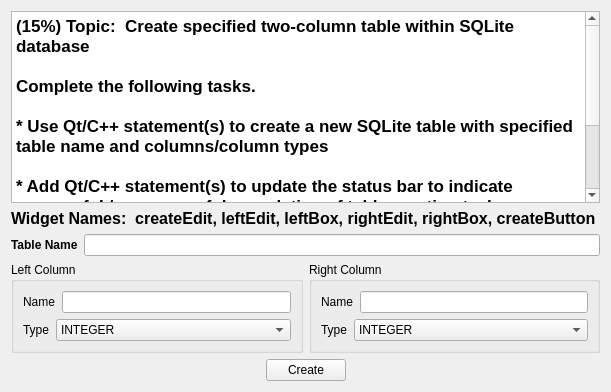
      <widget class="QWidget" name="tab_7">
       <attribute name="title">
        <string>P03</string>
       </attribute>
       <layout class="QVBoxLayout" name="verticalLayout_11">
        <item>
         <widget class="QTextBrowser" name="textBrowser_7">
          <property name="html">
           <string>&lt;!DOCTYPE HTML PUBLIC &quot;-//W3C//DTD HTML 4.0//EN&quot; &quot;http://www.w3.org/TR/REC-html40/strict.dtd&quot;&gt;
&lt;html&gt;&lt;head&gt;&lt;meta name=&quot;qrichtext&quot; content=&quot;1&quot; /&gt;&lt;style type=&quot;text/css&quot;&gt;
p, li { white-space: pre-wrap; }
&lt;/style&gt;&lt;/head&gt;&lt;body style=&quot; font-family:'Sans'; font-size:10pt; font-weight:400; font-style:normal;&quot;&gt;
&lt;p style=&quot; margin-top:0px; margin-bottom:0px; margin-left:0px; margin-right:0px; -qt-block-indent:0; text-indent:0px;&quot;&gt;&lt;span style=&quot; font-family:'.Lucida Grande UI'; font-size:13pt; font-weight:600;&quot;&gt;(15%) Topic:  Create specified two-column table within SQLite database&lt;/span&gt;&lt;/p&gt;
&lt;p style=&quot;-qt-paragraph-type:empty; margin-top:0px; margin-bottom:0px; margin-left:0px; margin-right:0px; -qt-block-indent:0; text-indent:0px; font-family:'.Lucida Grande UI'; font-size:13pt; font-weight:600;&quot;&gt;&lt;br /&gt;&lt;/p&gt;
&lt;p style=&quot; margin-top:0px; margin-bottom:0px; margin-left:0px; margin-right:0px; -qt-block-indent:0; text-indent:0px;&quot;&gt;&lt;span style=&quot; font-family:'.Lucida Grande UI'; font-size:13pt; font-weight:600;&quot;&gt;Complete the following tasks.&lt;/span&gt;&lt;/p&gt;
&lt;p style=&quot;-qt-paragraph-type:empty; margin-top:0px; margin-bottom:0px; margin-left:0px; margin-right:0px; -qt-block-indent:0; text-indent:0px; font-family:'.Lucida Grande UI'; font-size:13pt; font-weight:600;&quot;&gt;&lt;br /&gt;&lt;/p&gt;
&lt;p style=&quot; margin-top:0px; margin-bottom:0px; margin-left:0px; margin-right:0px; -qt-block-indent:0; text-indent:0px;&quot;&gt;&lt;span style=&quot; font-family:'.Lucida Grande UI'; font-size:13pt; font-weight:600;&quot;&gt;* Use Qt/C++ statement(s) to create a new SQLite table with specified table name and columns/column types&lt;/span&gt;&lt;/p&gt;
&lt;p style=&quot;-qt-paragraph-type:empty; margin-top:0px; margin-bottom:0px; margin-left:0px; margin-right:0px; -qt-block-indent:0; text-indent:0px; font-family:'.Lucida Grande UI'; font-size:13pt; font-weight:600;&quot;&gt;&lt;br /&gt;&lt;/p&gt;
&lt;p style=&quot; margin-top:0px; margin-bottom:0px; margin-left:0px; margin-right:0px; -qt-block-indent:0; text-indent:0px;&quot;&gt;&lt;span style=&quot; font-family:'.Lucida Grande UI'; font-size:13pt; font-weight:600;&quot;&gt;* Add Qt/C++ statement(s) to update the status bar to indicate successful / unsuccessful completion of table creation task&lt;/span&gt;&lt;/p&gt;
&lt;p style=&quot;-qt-paragraph-type:empty; margin-top:0px; margin-bottom:0px; margin-left:0px; margin-right:0px; -qt-block-indent:0; text-indent:0px; font-family:'.Lucida Grande UI'; font-size:13pt; font-weight:600;&quot;&gt;&lt;br /&gt;&lt;/p&gt;
&lt;p style=&quot; margin-top:0px; margin-bottom:0px; margin-left:0px; margin-right:0px; -qt-block-indent:0; text-indent:0px;&quot;&gt;&lt;span style=&quot; font-family:'.Lucida Grande UI'; font-size:13pt; font-weight:600;&quot;&gt;QSpinBox Hint:  Look at &lt;/span&gt;&lt;span style=&quot; font-family:'.Lucida Grande UI'; font-size:13pt; font-weight:600; color:#0000ff;&quot;&gt;currentValue()&lt;/span&gt;&lt;/p&gt;
&lt;p style=&quot;-qt-paragraph-type:empty; margin-top:0px; margin-bottom:0px; margin-left:0px; margin-right:0px; -qt-block-indent:0; text-indent:0px; font-family:'.Lucida Grande UI'; font-size:13pt; font-weight:600; color:#000000;&quot;&gt;&lt;br /&gt;&lt;/p&gt;
&lt;p style=&quot; margin-top:0px; margin-bottom:0px; margin-left:0px; margin-right:0px; -qt-block-indent:0; text-indent:0px;&quot;&gt;&lt;span style=&quot; font-family:'.Lucida Grande UI'; font-size:13pt; font-weight:600; color:#ff0000;&quot;&gt;Do NOT use the Designer tool to modify the form itself or you will receive&lt;/span&gt;&lt;span style=&quot; font-family:'.Lucida Grande UI'; font-size:13pt; font-weight:600; color:#000000;&quot;&gt; zero credit (0 points).&lt;/span&gt;&lt;/p&gt;&lt;/body&gt;&lt;/html&gt;</string>
          </property>
         </widget>
        </item>
        <item>
         <widget class="QLabel" name="label_14">
          <property name="font">
           <font>
            <pointsize>12</pointsize>
            <weight>75</weight>
            <bold>true</bold>
           </font>
          </property>
          <property name="text">
           <string>Widget Names:  createEdit, leftEdit, leftBox, rightEdit, rightBox, createButton </string>
          </property>
          <property name="alignment">
           <set>Qt::AlignLeading|Qt::AlignLeft|Qt::AlignVCenter</set>
          </property>
         </widget>
        </item>
        <item>
         <layout class="QHBoxLayout" name="horizontalLayout_3">
          <item>
           <widget class="QLabel" name="label_13">
            <property name="font">
             <font>
              <weight>75</weight>
              <bold>true</bold>
             </font>
            </property>
            <property name="text">
             <string>Table Name</string>
            </property>
           </widget>
          </item>
          <item>
           <widget class="QLineEdit" name="createEdit"/>
          </item>
         </layout>
        </item>
        <item>
         <layout class="QHBoxLayout" name="horizontalLayout_5">
          <item>
           <widget class="QGroupBox" name="groupBox">
            <property name="title">
             <string>Left Column</string>
            </property>
            <layout class="QGridLayout" name="gridLayout">
             <item row="1" column="0">
              <widget class="QLabel" name="label_10">
               <property name="text">
                <string>Type</string>
               </property>
              </widget>
             </item>
             <item row="0" column="2">
              <widget class="QLineEdit" name="leftEdit"/>
             </item>
             <item row="0" column="0" colspan="2">
              <widget class="QLabel" name="label_7">
               <property name="text">
                <string>Name</string>
               </property>
              </widget>
             </item>
             <item row="1" column="1" colspan="2">
              <widget class="QComboBox" name="leftBox">
               <item>
                <property name="text">
                 <string>INTEGER</string>
                </property>
               </item>
               <item>
                <property name="text">
                 <string>TEXT</string>
                </property>
               </item>
              </widget>
             </item>
            </layout>
           </widget>
          </item>
          <item>
           <widget class="QGroupBox" name="groupBox_3">
            <property name="title">
             <string>Right Column</string>
            </property>
            <layout class="QGridLayout" name="gridLayout_2">
             <item row="0" column="0" colspan="2">
              <widget class="QLabel" name="label_11">
               <property name="text">
                <string>Name</string>
               </property>
              </widget>
             </item>
             <item row="0" column="2">
              <widget class="QLineEdit" name="rightEdit"/>
             </item>
             <item row="1" column="0">
              <widget class="QLabel" name="label_12">
               <property name="text">
                <string>Type</string>
               </property>
              </widget>
             </item>
             <item row="1" column="1" colspan="2">
              <widget class="QComboBox" name="rightBox">
               <item>
                <property name="text">
                 <string>INTEGER</string>
                </property>
               </item>
               <item>
                <property name="text">
                 <string>TEXT</string>
                </property>
               </item>
              </widget>
             </item>
            </layout>
           </widget>
          </item>
         </layout>
        </item>
        <item>
         <layout class="QHBoxLayout" name="horizontalLayout_6">
          <item>
           <spacer name="horizontalSpacer_6">
            <property name="orientation">
             <enum>Qt::Horizontal</enum>
            </property>
            <property name="sizeHint" stdset="0">
             <size>
              <width>40</width>
              <height>20</height>
             </size>
            </property>
           </spacer>
          </item>
          <item>
           <widget class="QPushButton" name="createButton">
            <property name="text">
             <string>Create</string>
            </property>
           </widget>
          </item>
          <item>
           <spacer name="horizontalSpacer_7">
            <property name="orientation">
             <enum>Qt::Horizontal</enum>
            </property>
            <property name="sizeHint" stdset="0">
             <size>
              <width>40</width>
              <height>20</height>
             </size>
            </property>
           </spacer>
          </item>
         </layout>
        </item>
       </layout>
      </widget>
